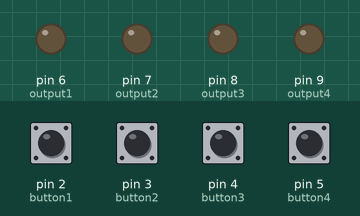
Bench run of a sketch on a simulated Arduino Uno, built with avr-gcc and run on an emulated ATmega328P. Parts: output pins drawn as LEDs (lit = HIGH). The inputs (shaded band) are chosen by the test bench; at power-on: pin 2 (button1), pin 3 (button2), pin 4 (button3), pin 5 (button4) LOW.

Above: at 1.2 s.
1.3 s: pin 2 (button1) pulled HIGH for 0.15 s
At 1.37 s:
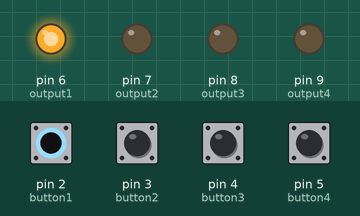
2.9 s: pin 3 (button2) pulled HIGH for 0.15 s
At 2.97 s:
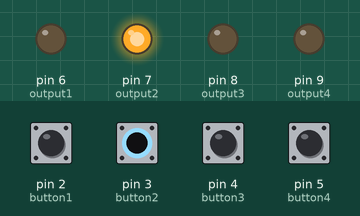
4.5 s: pin 4 (button3) pulled HIGH for 0.15 s
At 4.57 s:
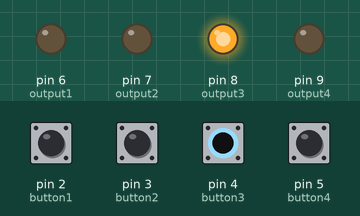
6.1 s: pin 5 (button4) pulled HIGH for 0.15 s
At 6.17 s:
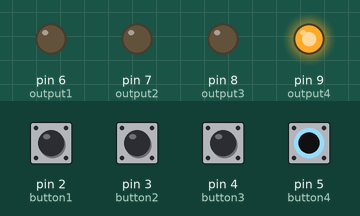
7.7 s: pin 2 (button1) driven HIGH and pin 3 (button2) driven HIGH
At 8.2 s:
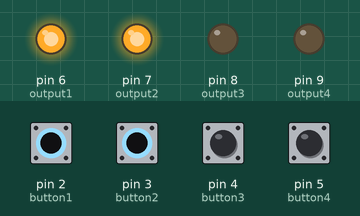
9.2 s: pin 4 (button3) pulled HIGH for 1 s
At 10.0 s:
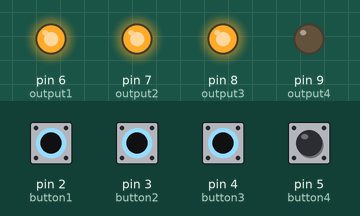
Timing chart, 0 to 12.2 s (numbered marks = the images above; inputs shaded):
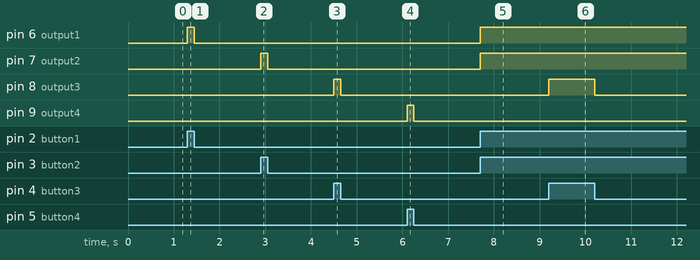

The sketch:

AST51_The_Tingler.ino
```cpp
int button1 = 2;
int output1 = 6;
int buttonState1 = 0;

int button2 = 3;
int output2 = 7;
int buttonState2 = 0;

int button3 = 4;
int output3 = 8;
int buttonState3 = 0;

int button4 = 5;
int output4 = 9;
int buttonState4 = 0;

void setup() {
  pinMode(output1, OUTPUT);
  pinMode(output2, OUTPUT);
  pinMode(output3, OUTPUT);
  pinMode(output4, OUTPUT);
  pinMode(button1, INPUT);
  pinMode(button2, INPUT);
  pinMode(button3, INPUT);
  pinMode(button4, INPUT);
}
void loop() {
  buttonState1 = digitalRead(button1);
  buttonState2 = digitalRead(button2);
  buttonState3 = digitalRead(button3);
  buttonState4 = digitalRead(button4);

  if (buttonState1 == HIGH) {
    digitalWrite(output1, HIGH);

  } else {
    digitalWrite(output1, LOW);
  }
  Serial.println(buttonState1);
  if (buttonState2 == HIGH) {
    digitalWrite(output2, HIGH);
  } else {
    digitalWrite(output2, LOW);
  }
  Serial.println(buttonState2);
  if (buttonState3 == HIGH) {
    digitalWrite(output3, HIGH);
  } else {
    digitalWrite(output3, LOW);
  }
  Serial.println(buttonState3);

  if (buttonState4 == HIGH) {
    digitalWrite(output4, HIGH);
  } else {
    digitalWrite(output4, LOW);
  }
  Serial.println(buttonState4);
}
```

Measured:
- after the input at 1.3 s, pin 6 (output1): LOW → HIGH at once, → LOW 0.15 s later
- after the input at 2.9 s, pin 7 (output2): LOW → HIGH at once, → LOW 0.15 s later
- after the input at 4.5 s, pin 8 (output3): LOW → HIGH at once, → LOW 0.15 s later
- after the input at 6.1 s, pin 9 (output4): LOW → HIGH at once, → LOW 0.15 s later
- after the input at 7.7 s, pin 6 (output1), pin 7 (output2): LOW → HIGH at once
- after the input at 9.2 s, pin 8 (output3): LOW → HIGH at once, → LOW 1.0 s later
